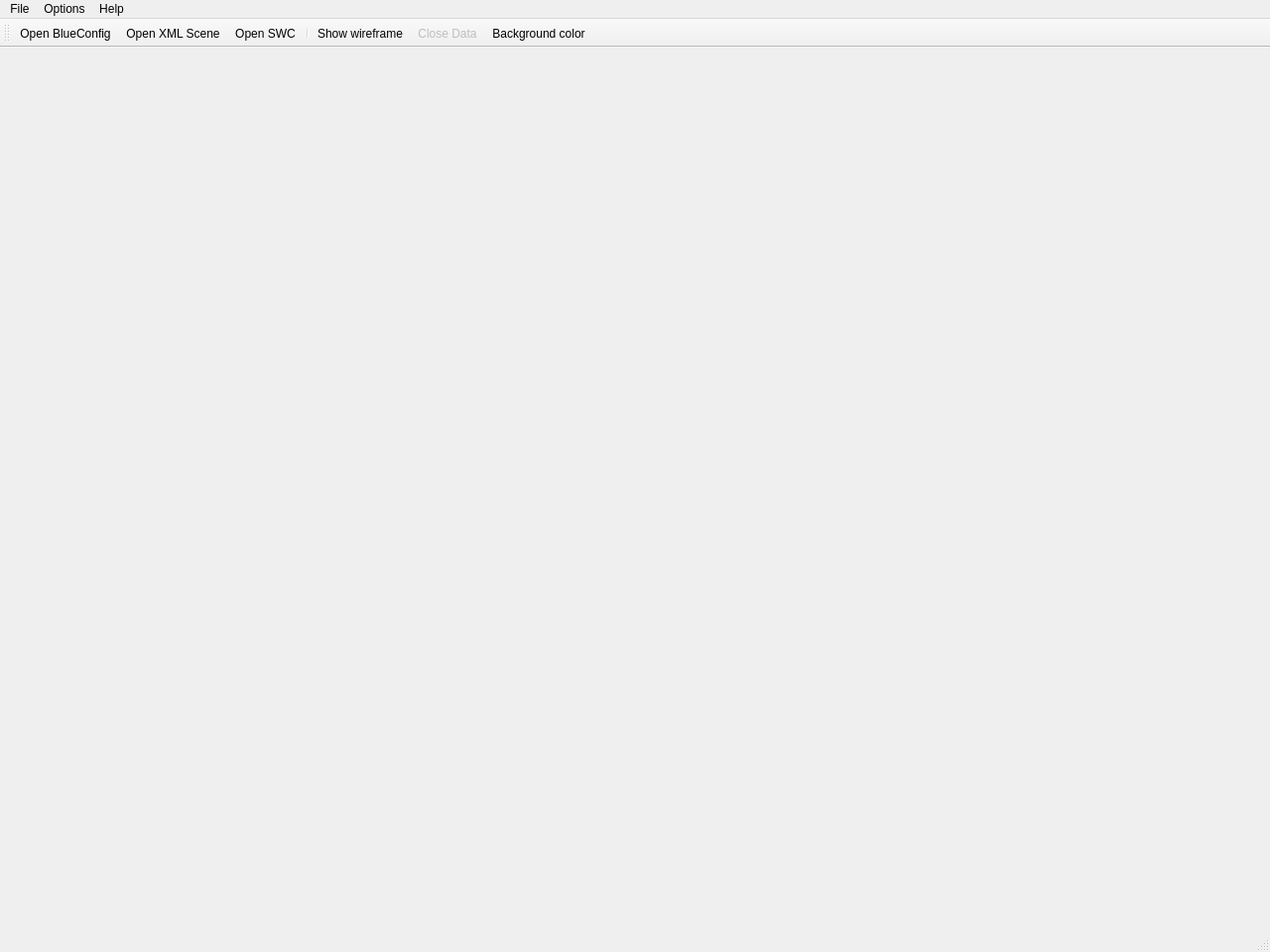
<?xml version="1.0" encoding="UTF-8"?>
<ui version="4.0">
 <class>MainWindow</class>
 <widget class="QMainWindow" name="MainWindow">
  <property name="geometry">
   <rect>
    <x>0</x>
    <y>0</y>
    <width>1280</width>
    <height>960</height>
   </rect>
  </property>
  <property name="windowTitle">
   <string>MainWindow</string>
  </property>
  <property name="windowIcon">
   <iconset resource="../qrc/resources.qrc">
    <normaloff>:/icons/qneurolots.ico</normaloff>:/icons/qneurolots.ico</iconset>
  </property>
  <widget class="QWidget" name="centralwidget"/>
  <widget class="QMenuBar" name="menubar">
   <property name="geometry">
    <rect>
     <x>0</x>
     <y>0</y>
     <width>1000</width>
     <height>23</height>
    </rect>
   </property>
   <widget class="QMenu" name="menuFile">
    <property name="title">
     <string>File</string>
    </property>
    <addaction name="actionOpenBlueConfig"/>
    <addaction name="actionOpenXMLScene"/>
    <addaction name="actionOpenSWCFile"/>
    <addaction name="actionCloseData"/>
    <addaction name="separator"/>
    <addaction name="actionQuit"/>
   </widget>
   <widget class="QMenu" name="menuHelp">
    <property name="title">
     <string>Help</string>
    </property>
    <addaction name="actionAbout"/>
   </widget>
   <widget class="QMenu" name="menuOptions">
    <property name="title">
     <string>Options</string>
    </property>
    <addaction name="actionUpdateOnIdle"/>
    <addaction name="actionPaintNeurons"/>
    <addaction name="actionShowFPSOnIdleUpdate"/>
    <addaction name="actionWireframe"/>
    <addaction name="actionBackgroundColor"/>
   </widget>
   <addaction name="menuFile"/>
   <addaction name="menuOptions"/>
   <addaction name="menuHelp"/>
  </widget>
  <widget class="QStatusBar" name="statusbar"/>
  <widget class="QToolBar" name="toolBar">
   <property name="windowTitle">
    <string>toolBar</string>
   </property>
   <attribute name="toolBarArea">
    <enum>TopToolBarArea</enum>
   </attribute>
   <attribute name="toolBarBreak">
    <bool>false</bool>
   </attribute>
   <addaction name="actionOpenBlueConfig"/>
   <addaction name="actionOpenXMLScene"/>
   <addaction name="actionCloseData"/>
   <addaction name="actionOpenSWCFile"/>
   <addaction name="separator"/>
   <addaction name="actionWireframe"/>
   <addaction name="actionCloseData"/>
   <addaction name="actionBackgroundColor"/>
  </widget>
  <action name="actionQuit">
   <property name="text">
    <string>Quit</string>
   </property>
   <property name="shortcut">
    <string>Ctrl+Shift+Q</string>
   </property>
  </action>
  <action name="actionAbout">
   <property name="text">
    <string>About ...</string>
   </property>
  </action>
  <action name="actionUpdateOnIdle">
   <property name="checkable">
    <bool>true</bool>
   </property>
   <property name="checked">
    <bool>true</bool>
   </property>
   <property name="text">
    <string>Update on idle</string>
   </property>
   <property name="shortcut">
    <string>Ctrl+I</string>
   </property>
  </action>
  <action name="actionBackgroundColor">
   <property name="icon">
    <iconset resource="../qrc/resources.qrc">
     <normaloff>:/icons/colorpicker.png</normaloff>:/icons/colorpicker.png</iconset>
   </property>
   <property name="text">
    <string>Background color</string>
   </property>
   <property name="shortcut">
    <string>Ctrl+B</string>
   </property>
  </action>
  <action name="actionOpenBlueConfig">
   <property name="icon">
    <iconset resource="../qrc/resources.qrc">
     <normaloff>:/icons/open_bc.png</normaloff>:/icons/open_bc.png</iconset>
   </property>
   <property name="text">
    <string>Open BlueConfig</string>
   </property>
   <property name="toolTip">
    <string>Open BlueConfig</string>
   </property>
   <property name="shortcut">
    <string>Ctrl+Shift+B</string>
   </property>
  </action>
  <action name="actionOpenXMLScene">
   <property name="icon">
    <iconset resource="../qrc/resources.qrc">
     <normaloff>:/icons/open_xml.png</normaloff>:/icons/open_xml.png</iconset>
   </property>
   <property name="visible">
    <bool>false</bool>
   </property>
   <property name="text">
    <string>Open XML Scene</string>
   </property>
   <property name="toolTip">
    <string>Open XML Scene</string>
   </property>
   <property name="shortcut">
    <string>Ctrl+Shift+X</string>
   </property>
  </action>
  <action name="actionCloseData">
   <property name="enabled">
    <bool>false</bool>
   </property>
   <property name="icon">
    <iconset resource="../qrc/resources.qrc">
     <normaloff>:/icons/close.png</normaloff>:/icons/close.png</iconset>
   </property>
   <property name="text">
    <string>Close Data</string>
   </property>
   <property name="toolTip">
    <string>Close Data</string>
   </property>
   <property name="shortcut">
    <string>Ctrl+Shift+C</string>
   </property>
   <property name="visible">
    <bool>false</bool>
   </property>
   <property name="iconVisibleInMenu">
    <bool>true</bool>
   </property>
  </action>
  <action name="actionOpenSWCFile">
   <property name="icon">
    <iconset resource="../qrc/resources.qrc">
     <normaloff>:/icons/open_swc.png</normaloff>:/icons/open_swc.png</iconset>
   </property>
   <property name="visible">
    <bool>false</bool>
   </property>
   <property name="text">
    <string>Open SWC</string>
   </property>
   <property name="toolTip">
    <string>Open SWC</string>
   </property>
   <property name="shortcut">
    <string>Ctrl+Shift+S</string>
   </property>
  </action>
  <action name="actionShowFPSOnIdleUpdate">
   <property name="checkable">
    <bool>true</bool>
   </property>
   <property name="text">
    <string>Show FPS on idle update</string>
   </property>
   <property name="toolTip">
    <string>Show FPS on idle update</string>
   </property>
   <property name="shortcut">
    <string>Ctrl+S</string>
   </property>
  </action>
  <action name="actionWireframe">
   <property name="checkable">
    <bool>true</bool>
   </property>
   <property name="icon">
    <iconset resource="../qrc/resources.qrc">
     <normaloff>:/icons/wireframe.png</normaloff>:/icons/wireframe.png</iconset>
   </property>
   <property name="text">
    <string>Show wireframe</string>
   </property>
   <property name="toolTip">
    <string>Show wireframe</string>
   </property>
   <property name="shortcut">
    <string>Ctrl+W</string>
   </property>
  </action>  
  <action name="actionPaintNeurons">
    <property name="checkable">
     <bool>true</bool>
    </property>
    <property name="text">
    <string>Paint neurons</string>
    </property>
    <property name="toolTip">
    <string>Paint neurons</string>
    </property>
   </action>  
 </widget>
 <resources>
  <include location="../qrc/resources.qrc"/>
 </resources>
 <connections/>
</ui>
